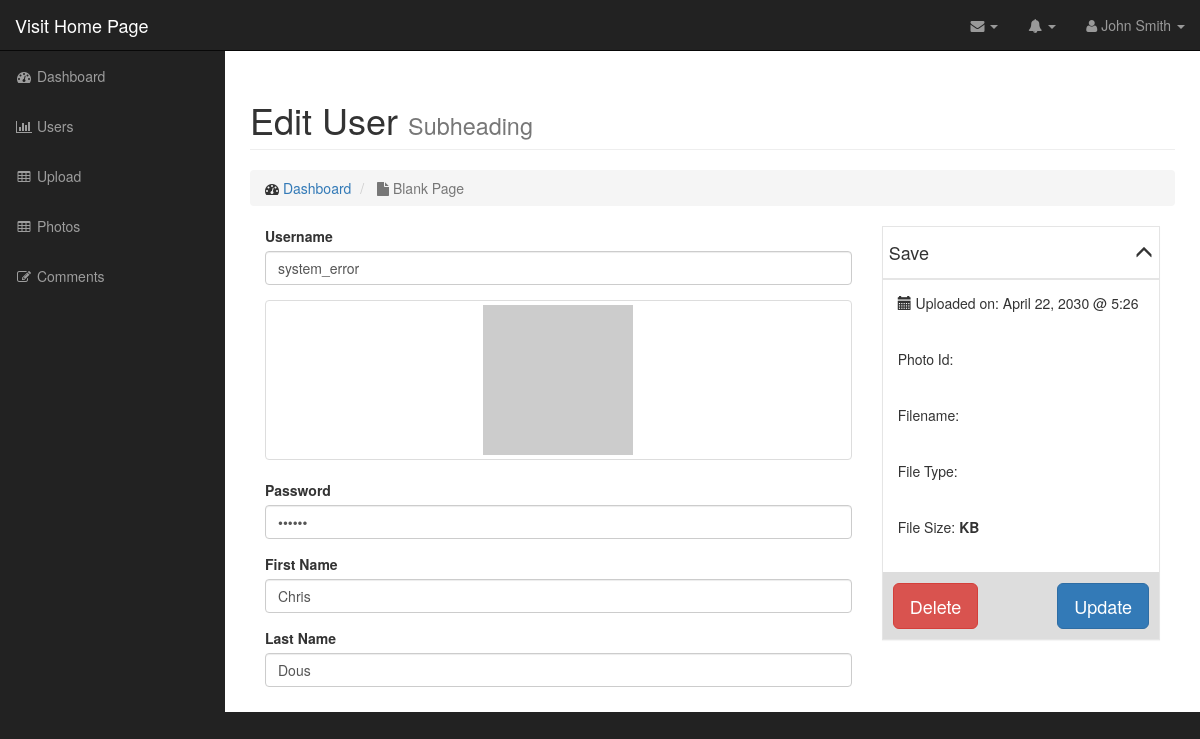
Screenshot of /admin/editUser.php?id=1 (signed in) with the database file from the repository.
### tables this page shows
CREATE TABLE `users` (
  `id` int(11) NOT NULL,
  `username` varchar(255) NOT NULL,
  `password` varchar(255) NOT NULL,
  `first_name` varchar(255) NOT NULL,
  `last_name` varchar(255) NOT NULL
);

### admin/includes/functions.php (called while the page is built, shortened)
<?php
    function classAutoLoader($class){
        $class = strtolower($class);
        $thePath = "includes/classes/{$class}.php";
    }

### admin/includes/classes/database.php (called while the page is built, shortened)
<?php
class Database{
    public $connection;
    public function openDbConnection(){
         $this->connection = new mysqli(DB_HOST,DB_USER,BD_PASS,DB_NAME);
    }
    public function query($sql){
        $result = $this->connection->query($sql);
        return $this->confirmQuery($result);
    }
    private function confirmQuery($result){
        return $result;
    }
}
$database = new Database();

### admin/includes/classes/dbClass.php (called while the page is built, shortened)
<?php
class DbClass
{
    public static function findThisQueryById($id){
        $theResultArray =  static::doTheQuery("SELECT * FROM " .static::$dbTable. " WHERE id ={$id} LIMIT 1");
        return !empty($theResultArray) ? array_shift($theResultArray) : false;
    }
    public static function doTheQuery($sql){
        global $database;
        $object = array();
        $query = $database->query($sql);
        while($row = mysqli_fetch_array($query) ){
            $object[] = static::instantiation($row);
        }
        return $object;
    }
    private static function instantiation($result){
        $object = new $calledClass;
        foreach ($result as $property => $value) {
            if ($object->hasTheProperty($property)) {
                $object->$property = $value;
            }
        }
        return $object;
    }
    private function hasTheProperty($property){
        $objectProperties = get_object_vars($this);
        return array_key_exists($property,$objectProperties);
    }
}

### admin/includes/classes/user.php (called while the page is built, shortened)
<?php
class User extends DbClass
{
    public $userImage;
    public $placeHolder = "https://via.placeholder.com/150";
    public $uploadedFile = "images/user";
    public function imagePath(){
        return empty($this->userImage) ? $this->placeHolder : $this->uploadedFile.DS.$this->userImage;
    }
}

### admin/editUser.php (the view, shortened to what this page needs)
<?php include("includes/header.php"); ?>
<?php
        $user = User::findThisQueryById($_GET['id']);
?>
<nav class="navbar navbar-inverse navbar-fixed-top" role="navigation">
    <?php include("includes/top_nav.php"); ?>
    <?php include("includes/side_nav.php"); ?>
</nav>
<div id="page-wrapper">
    <div class="container-fluid">
        <div class="row">
            <div class="col-lg-12">
                <h1 class="page-header">
                    Edit User
                    <small>Subheading</small>
                </h1>
                <ol class="breadcrumb">
                    <li>
                        <i class="fa fa-dashboard"></i>  <a href="index.php">Dashboard</a>
                    </li>
                    <li class="active">
                        <i class="fa fa-file"></i> Blank Page
                    </li>
                </ol>
                <form action="" method="post" enctype="multipart/form-data">
                    <div class="col-md-8">
                        <div class="form-group">
                            <label for="Username">Username</label>
                            <input type="text" name="username" class="form-control" value="<?php echo $user->username ?>">
                        </div>
                        <div class="form-group">
                            <a  class="thumbnail" href="#"><img src="<?php echo $user->imagePath() ?>" alt="" width="150" height="150"></a>
                        </div>
                        <div class="form-group">
                            <label for="Password">Password</label>
                            <input type="password" name="password" class="form-control" value="<?php echo $user->password ?>">
                        </div>
                        <div class="form-group">
                            <label for="FirstName">First Name</label>
                            <input type="text" name="firstName" class="form-control" value="<?php echo $user->first_name ?>">
                        </div>
                        <div class="form-group">
                            <label for="LastName">Last Name</label>
                            <input type="text" name="lastName" class="form-control" value="<?php echo $user->last_name ?>">
                        </div>
                    </div>
                    <div class="col-md-4" >
                        <div  class="photo-info-box">
                            <div class="info-box-header">
                                <h4>Save <span id="toggle" class="glyphicon glyphicon-menu-up pull-right"></span></h4>
                            </div>
                            <div class="inside">
                                <div class="box-inner">
                                    <p class="text">
                                        <span class="glyphicon glyphicon-calendar"></span> Uploaded on: April 22, 2030 @ 5:26
                                    </p>
                                    <p class="text ">
                                        Photo Id: <span class="data photo_id_box"></span>
                                    </p>
                                    <p class="text">
                                        Filename: <span class="data"></span>
                                    </p>
                                    <p class="text">
                                        File Type: <span class="data"></span>
                                    </p>
                                    <p class="text">
                                        File Size: <span class="data"> KB</span>
                                    </p>
                                </div>
                                <div class="info-box-footer clearfix">
                                    <div class="info-box-delete pull-left">
                                        <a  href="deleteImage.php?id=" class="btn btn-danger btn-lg ">Delete</a>
                                    </div>
                                    <div class="info-box-update pull-right ">
                                        <input type="submit" name="update" value="Update" class="btn btn-primary btn-lg ">
                                    </div>
                                </div>
                            </div>
                        </div>
                    </div>
                </form>
            </div>
        </div>
    </div>
</div>
<?php include("includes/footer.php"); ?>

### admin/css/sb-admin.css (style rules this page uses)
body { margin-top: 100px; background-color: #222; }
@media (min-width:768px) { body { margin-top: 50px; } }
#page-wrapper { width: 100%; padding: 0; background-color: #fff; }
@media (min-width:768px) { #page-wrapper { padding: 10px; } }

### admin/css/styles.css (style rules this page uses)
.photo-info-box { border: 1px solid #e5e5e5; -webkit-box-shadow: 0 1px 1px rgba(0,0,0,.04); box-shadow: 0 1px 1px rgba(0,0,0,.04); background-color: #fff; }
.info-box-header { padding: 6px; border-bottom: 1px solid #e5e5e5; -webkit-box-shadow: 0 1px 1px rgba(0,0,0,.04); box-shadow: 0 1px 1px rgba(0,0,0,.04); background-color: #fff; }
.photo-info-box .box-inner { border-top: 1px solid #e5e5e5; background-color: #fff; padding: 6px; }
.photo-info-box .box-inner .text { padding: 7px 9px 19px; }
.photo-info-box .box-inner .data { font-weight: bold; }
.photo-info-box .info-box-footer { border-top: 1px solid #ddd; background-color: #ddd; padding: 10px; }

### rows the page displays
users: username "system_error", firstName "Chris", lastName "Dous"
